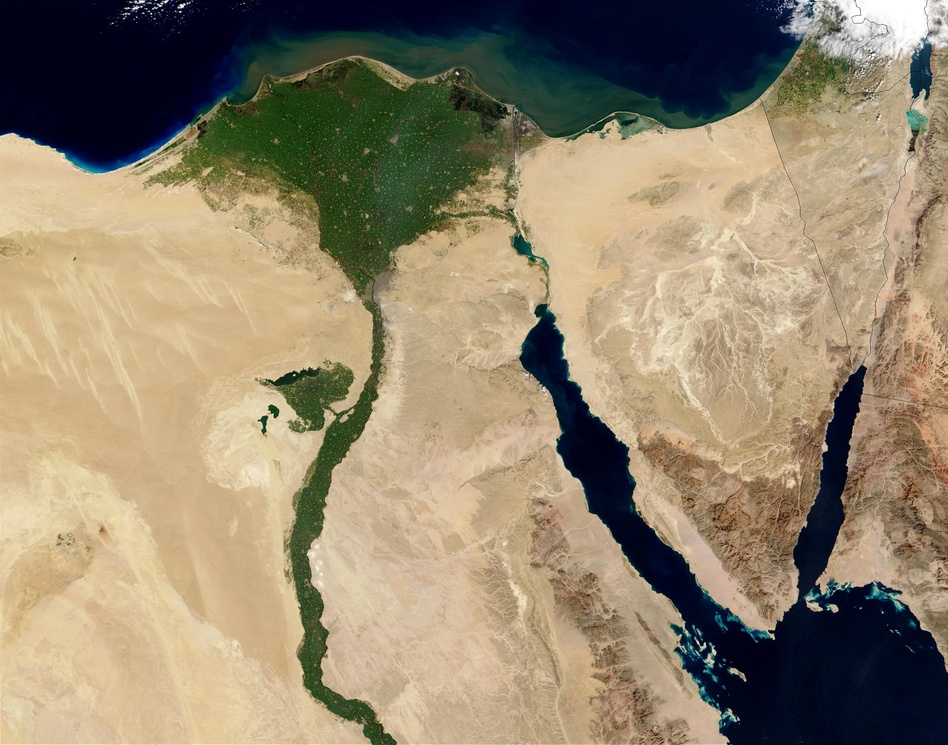
#> input picture legacy/images/Nil.jpg, 948 x 745 px, shrunk from 2800 x 2200 before the run
$ python 'remove noise.py'
#> lines starting #> are read from the running program, lines starting #| are printed output that depends on the picture; after the words box and inside, x2 and y2 are one past the last pixel; in counts of white or black regions, pixels touching at a corner belong together
import cv2
import numpy as np


# Считываем изображение
image = cv2.imread('images/Nil.jpg')
#> image is the input picture: shape (745, 948, 3); mean B, G, R 109.7, 134.1, 147.8

# COLOR_BGR2GRAY - переводит из BRG (Blue, Green, Red) в серый
image = cv2.cvtColor(image, cv2.COLOR_BGR2GRAY)
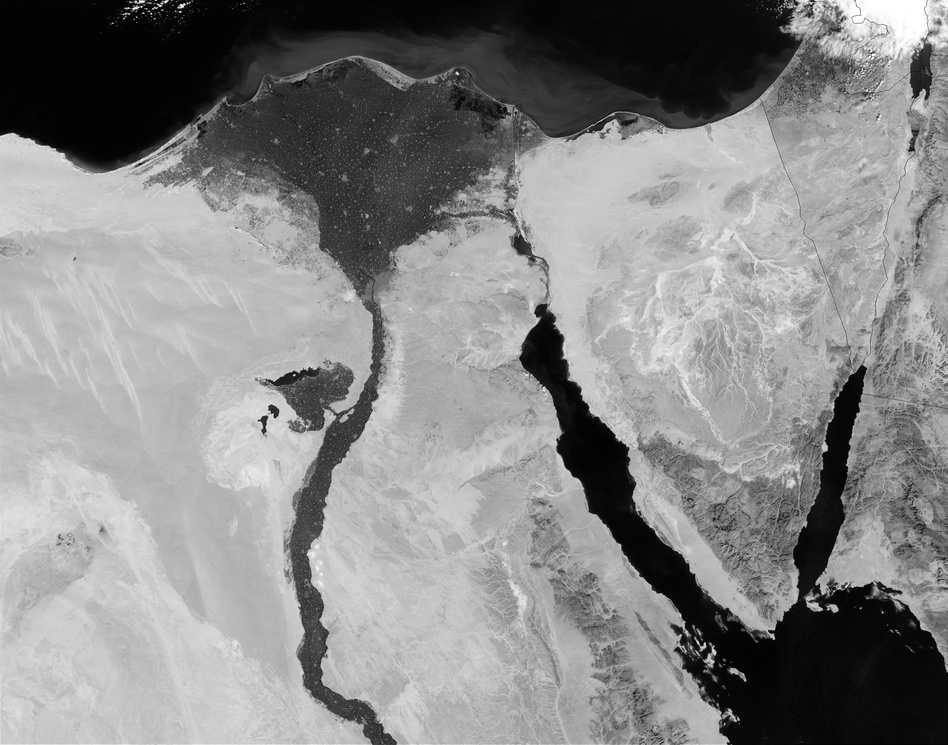
#> image: shape (745, 948); min 0, max 255, mean 135.4

# ???
se = cv2.getStructuringElement(cv2.MORPH_RECT, (8, 8))
bg = cv2.morphologyEx(image, cv2.MORPH_DILATE, se)
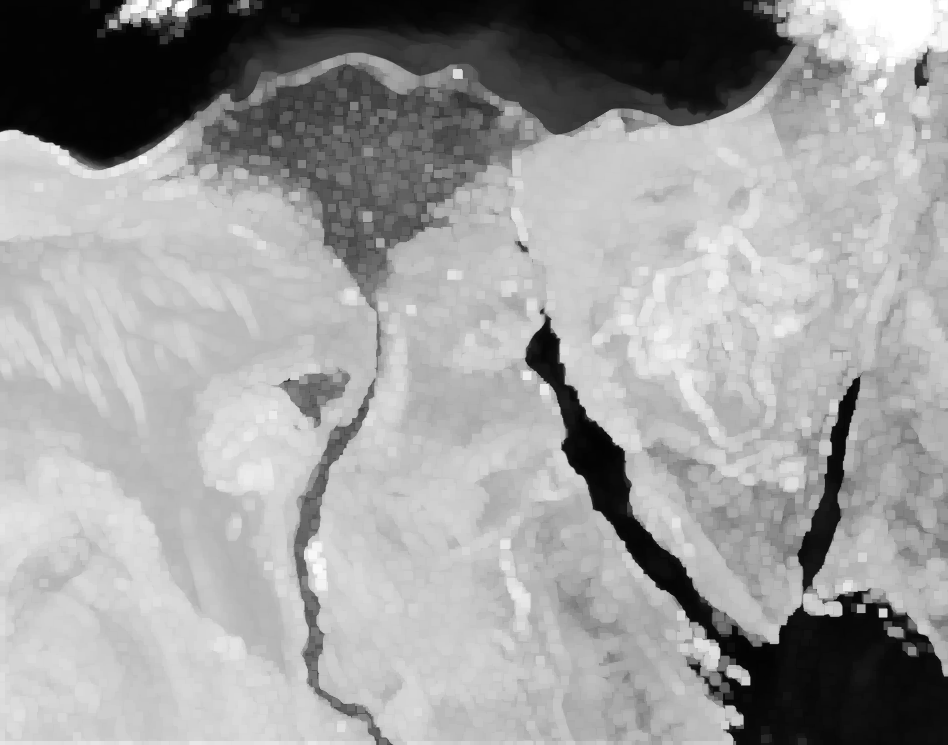
#> bg: shape (745, 948); min 2, max 255, mean 157.2
out_gray = cv2.divide(image, bg, scale=255)
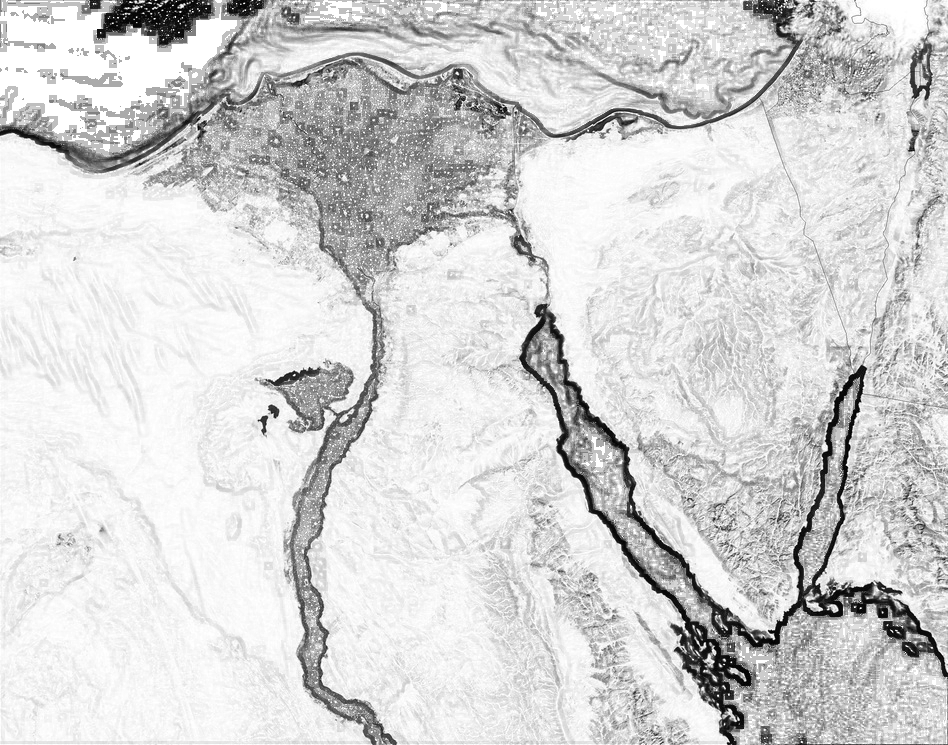
#> out_gray: shape (745, 948); min 0, max 255, mean 212.5
out_binary = cv2.threshold(out_gray, 0, 255, cv2.THRESH_OTSU)[1]
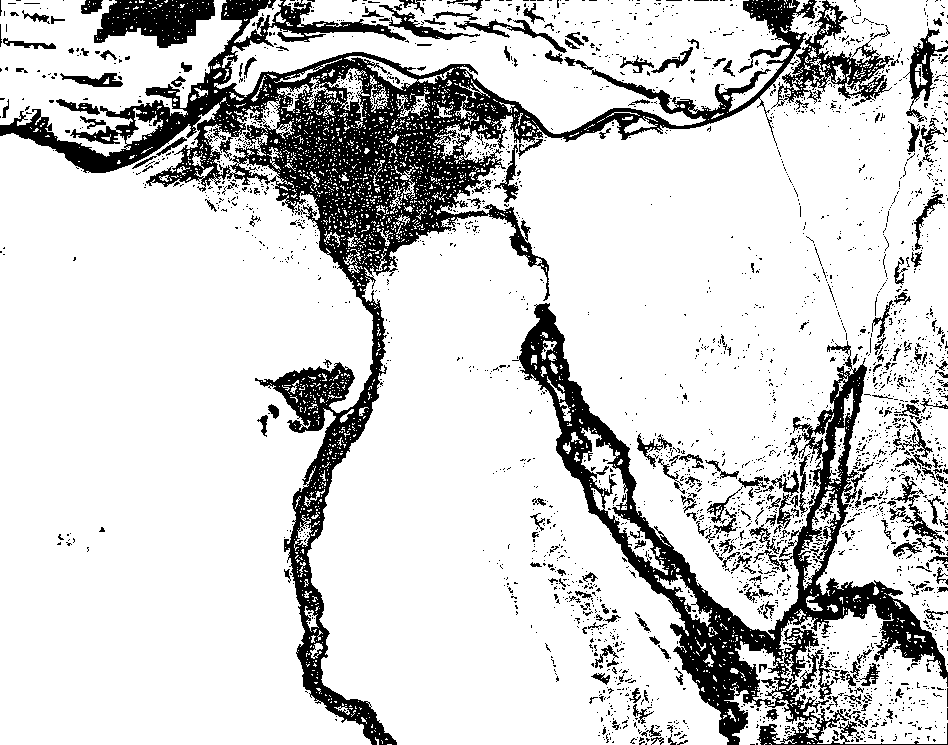
#> out_binary: shape (745, 948); 82% white; 2698 black regions (2460 under 20 px), largest, box (x1, y1, x2, y2) and area: (0, 0, 894, 745) 65285, (512, 303, 948, 745) 30523, (94, 0, 215, 48) 3759


cv2.imshow('binary', out_binary)
cv2.waitKey(0)
cv2.destroyAllWindows()

cv2.imshow('gray', out_gray)
cv2.waitKey(0)
cv2.destroyAllWindows()
